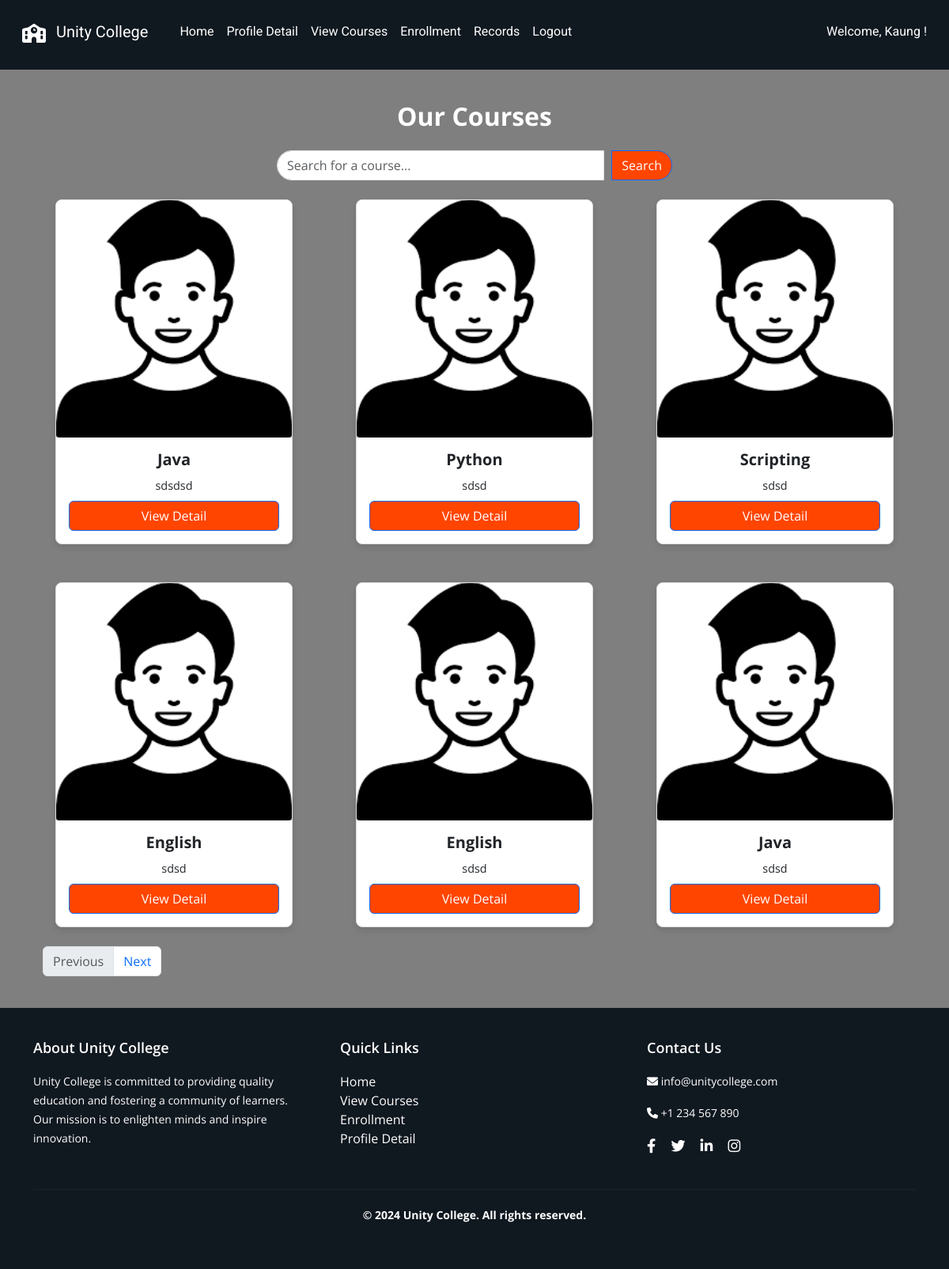
Screenshot of /student/courses (signed in) with the database file from the repository.
### tables this page shows
CREATE TABLE "course" (
    "id" INTEGER PRIMARY KEY AUTOINCREMENT,
    "name" TEXT NOT NULL,
    "image" TEXT NOT NULL,
    "description" TEXT NOT NULL,
    "credits" INTEGER NOT NULL,
    "lecturer" TEXT NOT NULL
);

### app.py (the view)
@app.route('/student/courses')
def view_courses():
    if 'username' not in session or session.get('user_type') != 'student':
        return redirect(url_for('student_login'))
    username = session.get('username')
    search_query = request.args.get('search', '')
    try:
        if search_query:
            courses = query_db("SELECT id, name, image, description FROM course WHERE name LIKE ?", ('%' + search_query + '%',))
        else:
            courses = query_db("SELECT id, name, image, description FROM course")
    except Exception as e:
        print(traceback.format_exc())
        courses = []
    return render_template('student/courses.html', courses=courses, username=username)

### dbcontroller.py (called while the page is built)
def query_db(query, args=(), one=False):
    con = sqlite3.connect('advweb.db')
    cur = con.cursor()
    cur.execute(query, args)
    rv = cur.fetchall()
    cur.close()
    con.close()
    return (rv[0] if rv else None) if one else rv

### templates/student/courses.html (shortened to what this page needs)
{% extends "/student/layout.html" %} {% block content %}
<link rel="stylesheet" href="/static/css/student/courses.css" />
<center>
  <div class="container mt-4">
    <h1 class="coursetitle mb-4">Our Courses</h1>
    <form
      method="GET"
      action="{{ url_for('view_courses') }}"
      class="search-form mb-4"
    >
      <div class="input-group">
        <input
          type="text"
          name="search"
          class="form-control"
          placeholder="Search for a course..."
          value="{{ request.args.get('search', '') }}"
        />
        <button class="btn btn-primary" type="submit">Search</button>
      </div>
    </form>
    <div id="courses-list" class="row">
      {% if courses %} {% for course in courses %}
      <div class="col-md-4 mb-4 course-item">
        <div class="card">
          <img
            src="{{ url_for('static', filename='images/courses/' + course[2]) }}"
            class="card-img-top course-img"
            alt="Course Image"
          />
          <div class="card-body">
            <h5 class="card-title">{{ course[1] }}</h5>
            <p class="card-text">{{ course[3] }}</p>
            <a
              href="{{ url_for('course_detail', course_id=course[0]) }}"
              class="btn btn-primary"
              >View Detail</a
            >
          </div>
        </div>
      </div>
      {% endfor %} {% else %}
      <p>No courses available.</p>
      {% endif %}
    </div>
    <nav aria-label="Page navigation">
      <ul class="pagination" id="pagination-controls">
        <li class="page-item" id="previous-page">
          <a class="page-link" href="javascript:void(0)">Previous</a>
        </li>
        <li class="page-item" id="next-page">
          <a class="page-link" href="javascript:void(0)">Next</a>
        </li>
      </ul>
    </nav>
  </div>
</center>
{% endblock %}

### static/css/student/layout.css (style rules this page uses)
html, body { height: 100%; margin: 0; font-family: "Open Sans", sans-serif; }
body { display: flex; flex-direction: column; }
.container { flex: 1; }
.btn-primary { background-color: #ff4500; color: #ffffff; }
body { background-color: #f0f8ff; }

### static/css/student/courses.css (style rules this page uses)
.card { display: flex; flex-direction: column; width: 300px; height: 100%; border: 1px solid #ddd; border-radius: 8px; overflow: hidden; box-shadow: 0 4px 8px rgba(0, 0, 0, 0.1); }
.card-img-top { width: 100%; height: 300px; object-fit: cover; object-position: center; }
.card-body { padding: 1rem; flex-grow: 1; display: flex; flex-direction: column; justify-content: space-between; }
.card-title { font-size: 1.25rem; font-weight: bold; margin-bottom: 10px; }
.card-text { font-size: 0.9rem; margin-bottom: 0.5rem; }
.row { display: flex; flex-wrap: wrap; gap: 1.5rem; }
.col-md-4 { flex: 1 0 30%; }
.mb-4 { margin-bottom: 1.5rem !important; }
body { position: relative; background: url("/static/images/theme/background.jpg") no-repeat center center fixed; background-size: cover; }
body::before { content: ""; position: fixed; top: 0; left: 0; width: 100%; height: 100%; background-color: rgba(0, 0, 0, 0.5); z-index: 0; pointer-events: none; }
.coursetitle { color: white; font-size: 2rem; margin-bottom: 20px; text-align: center; font-weight: bold; z-index: 1; position: relative; }
.search-form { width: 100%; max-width: 500px; margin: 0 auto; }
.search-form .input-group { display: flex; gap: 10px; }
.search-form .form-control { flex: 1; border-radius: 20px 0 0 20px; }
.search-form .btn { border-radius: 0 20px 20px 0; }

### rows the page displays
course: image (picture), name "Java", description "sdsdsd"
course: image (picture), name "Python", description "sdsd"
course: image (picture), name "Scripting", description "sdsd"
course: image (picture), name "English", description "sdsd"
course: image (picture), name "English", description "sdsd"
course: image (picture), name "Java", description "sdsd"

### other values shown
{{ username }} "Kaung"
